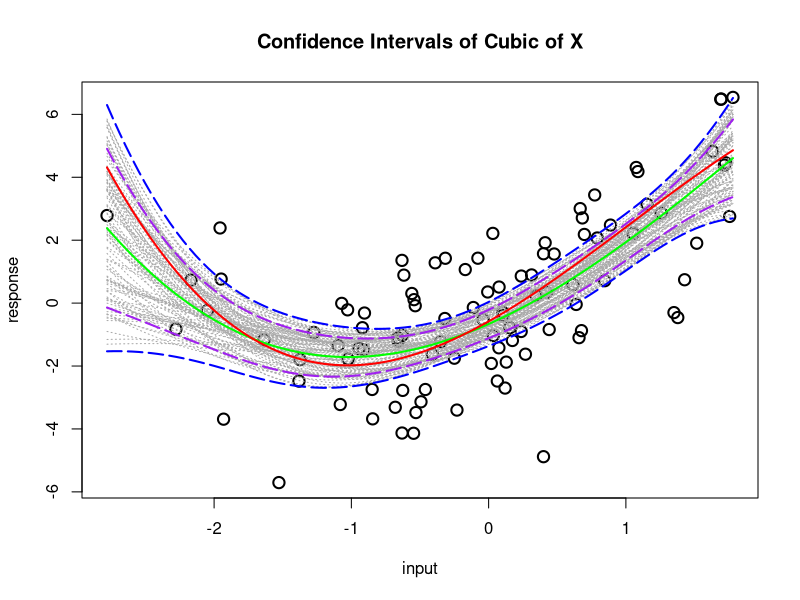

Reproduce this figure in R.
## ---- chunk 1
set.seed(32)

# ------------------------------------------------------------
# training data generation
# ------------------------------------------------------------

training.size <- 100
df <- training.size - 4

CalcFeatures <- function(x1) {
  x2 <- x1 ^ 2
  x3 <- x1 ^ 3
  cbind(x0=rep(1, length(x1)), x1=x1, x2=x2, x3=x3)
}

error <- rnorm(training.size, sd=2)
beta <- c(rnorm(1), rnorm(1, mean=2), rnorm(1, mean=1), rnorm(1, mean=0))

x <- CalcFeatures(rnorm(training.size))
y <- x %*% beta + error
train.data <- data.frame(x)
train.data$y = y

plot(train.data$x1, train.data$y, main='Confidence Intervals of Cubic of X',
     xlab='input', ylab='response', lwd=2, cex=1.5)

# ------------------------------------------------------------
# model fitting
# ------------------------------------------------------------

lm.fit <- lm(y ~ x1+x2+x3, data=train.data)
beta.hat <- coef(lm.fit)

x.range <- seq(min(train.data$x1), max(train.data$x1), length.out=100)
test.x <- CalcFeatures(x.range)
prediction.y <- predict(lm.fit, as.data.frame(test.x), interval='confidence')
fitted.values <- as.data.frame(prediction.y)

# ------------------------------------------------------------
# confidence bands calculation
# ------------------------------------------------------------

test.data <- data.frame(test.x)

sigma.hat <- sqrt(sum(lm.fit$residuals^2) / df)
sample.cov <- t(x) %*% x
inv.sample.cov <- solve(sample.cov)
t.quantile <- qt(0.975, df)
chi.quantile <- qchisq(0.95, 4)

bands <- apply(test.data, 1, function(x) {
  fitted <- x %*% beta.hat
  factor <- sqrt(t(x) %*% inv.sample.cov %*% x) * sigma.hat
  linear.band <- factor * t.quantile
  beta.set.band <- factor * sqrt(chi.quantile)
  c(fitted=fitted, linear.band=linear.band, beta.set.band=beta.set.band)
})
bands <- as.data.frame(t(bands))

AssertEqual <- function(expected, actual) {
  stopifnot(abs(expected - actual) < 1e-7)
}

AssertEqual(fitted.values$fit, bands$fitted)
AssertEqual(fitted.values$upr - fitted.values$fit, bands$linear.band)

# ------------------------------------------------------------
# boundary beta curves
# ------------------------------------------------------------

svd.decomposed <- svd(sample.cov)
d.sqrt <- matrix(0, ncol=4, nrow=4)
for (i in 1:4) {
  d.sqrt[i, i] <- sqrt(svd.decomposed$d[i])
}
a.matrix <- d.sqrt %*% t(svd.decomposed$v)
inv.a.matrix <- solve(a.matrix)
length.bound <- sigma.hat * sqrt(chi.quantile)

SampleBoundaryBeta <- function() {
  direction <- rnorm(4)
  circle.point <- direction / sqrt(sum(direction^2)) * length.bound
  inv.a.matrix %*% circle.point + beta.hat
}

DrawBoundaryBeta <- function(beta) {
  lines(test.data$x1, test.x %*% beta,
        col='darkgray', lty='dotted', lwd=1)
}

for (i in 1:100) {
  beta.sampled <- SampleBoundaryBeta()
  DrawBoundaryBeta(beta.sampled)
}

# ------------------------------------------------------------
# draw other more important curves
# ------------------------------------------------------------

lines(test.data$x1, bands$fitted - bands$beta.set.band,
      col='blue', lty='longdash', lwd=2)
lines(test.data$x1, bands$fitted + bands$beta.set.band,
      col='blue', lty='longdash', lwd=2)
lines(test.data$x1, fitted.values$lwr,
      col='purple', lty='longdash', lwd=2)
lines(test.data$x1, fitted.values$upr,
      col='purple', lty='longdash', lwd=2)
lines(test.data$x1, fitted.values$fit,
      col='green', lty='solid', lwd=2)
lines(test.data$x1, test.x %*% beta,
      col='red', lty='solid', lwd=2)

